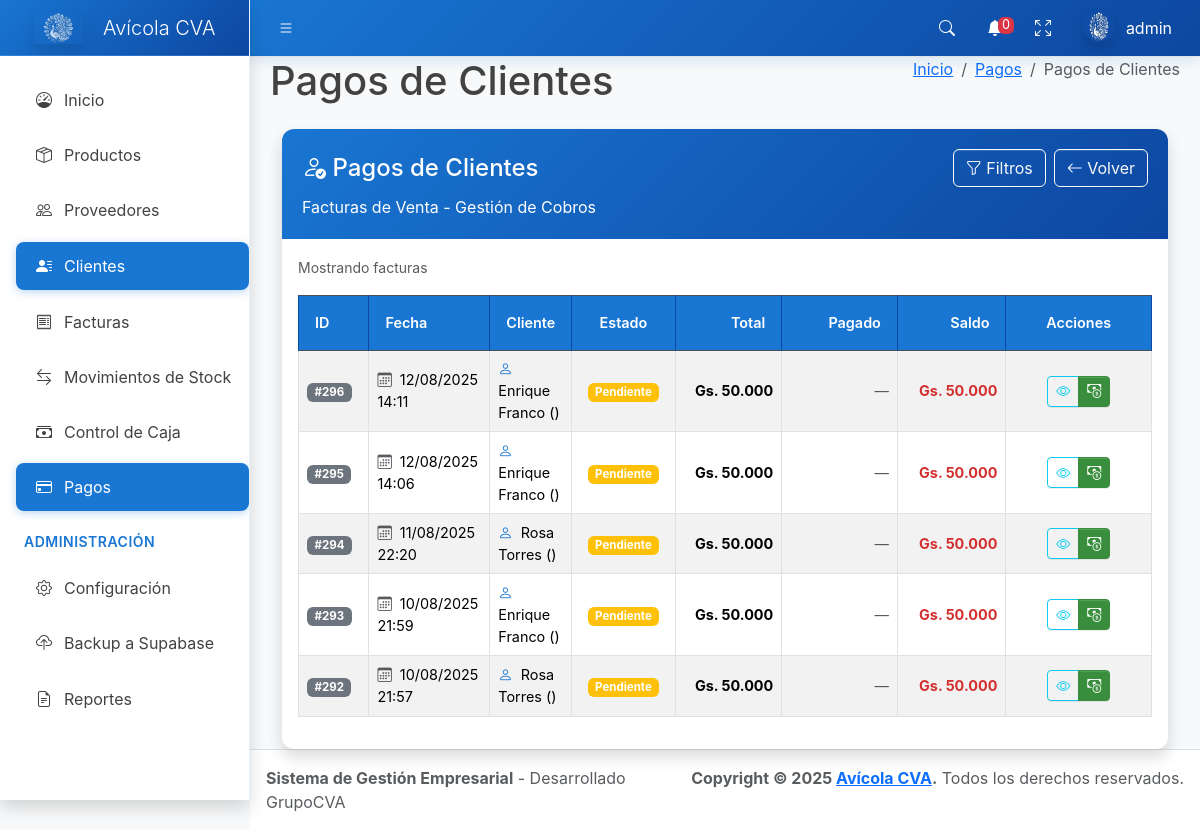
The page /pagos/clientes/ (signed in) on the database as committed earlier.
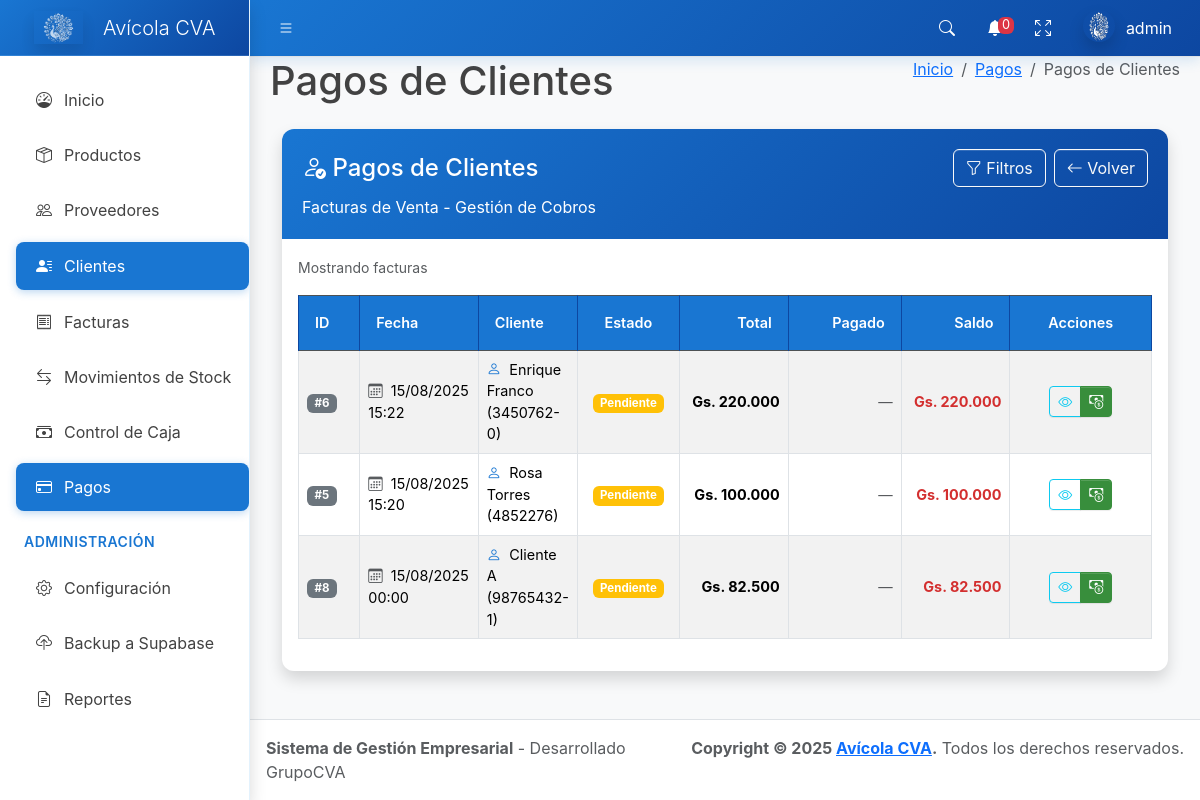
The same page on the database as committed later.
### core/models.py (models this page shows, shortened)
class Factura(models.Model):
    TIPO_CHOICES = [
        ('compra', 'Compra'),
        ('venta', 'Venta'),
    ]
    ESTADO_CHOICES = [
        ('pendiente', 'Pendiente'),
        ('pagada', 'Pagada'),
        ('anulada', 'Anulada'),
    ]
    tipo = models.CharField(max_length=10, choices=TIPO_CHOICES, default='compra')
    numero = models.CharField(max_length=20)
    fecha = models.DateTimeField(default=timezone.now)
    proveedor = models.ForeignKey(Proveedor, on_delete=models.PROTECT, null=True, blank=True)
    cliente = models.ForeignKey(Cliente, on_delete=models.PROTECT, null=True, blank=True)
    subtotal = models.IntegerField()
    iva = models.IntegerField()
    total = models.IntegerField()
    estado = models.CharField(max_length=10, choices=ESTADO_CHOICES, default='pendiente')
    observacion = models.TextField(blank=True, null=True)
    fecha_creacion = models.DateTimeField(auto_now_add=True)
    usuario = models.ForeignKey(User, on_delete=models.PROTECT)
    class Meta:
        verbose_name = 'Factura'
        verbose_name_plural = 'Facturas'
        ordering = ['-fecha']
        unique_together = ['tipo', 'numero']
    @property
    def total_pagado(self):
        return sum(pago_factura.monto for pago_factura in self.pagos_facturas.all())
    @property
    def saldo_pendiente(self):
        return self.total - self.total_pagado

class Cliente(models.Model):
    nombre = models.CharField(max_length=200)
    ruc = models.CharField(max_length=20, unique=True)
    telefono = models.CharField(max_length=20)
    email = models.EmailField()
    saldo = models.IntegerField(default=0)
    activo = models.BooleanField(default=True)
    fecha_creacion = models.DateTimeField(auto_now_add=True)
    class Meta:
        verbose_name = 'Cliente'
        verbose_name_plural = 'Clientes'
        ordering = ['nombre']
    def __str__(self):
        return f'{self.nombre} ({self.ruc})'

### core/views_pagos.py (the view)
# urls.py: path('pagos/clientes/', views_pagos.pagos_clientes_list, name='pagos_clientes_list'),
@login_required
def pagos_clientes_list(request):
    facturas_venta = Factura.objects.filter(
        tipo='venta'
    ).select_related('cliente').prefetch_related('pagos_facturas').order_by('-fecha')
    q = request.GET.get('q', '')
    estado = request.GET.get('estado', '')
    desde = request.GET.get('desde', '')
    hasta = request.GET.get('hasta', '')
    if q:
        facturas_venta = facturas_venta.filter(
            Q(cliente__nombre__icontains=q) |
            Q(numero__icontains=q) |
            Q(cliente__ruc__icontains=q)
        )
    if estado:
        facturas_venta = facturas_venta.filter(estado=estado)
    if desde:
        facturas_venta = facturas_venta.filter(fecha__date__gte=desde)
    if hasta:
        facturas_venta = facturas_venta.filter(fecha__date__lte=hasta)
    paginator = Paginator(facturas_venta, 20)
    page_number = request.GET.get('page')
    page_obj = paginator.get_page(page_number)
    context = {
        'facturas': page_obj,
        'tipo': 'venta',
        'titulo': 'Pagos de Clientes',
        'subtitulo': 'Facturas de Venta - Gestión de Cobros',
    }
    return render(request, 'pagos_list.html', context)

### core/context_processors.py (called while the page is built)
def configuracion_global(request):
    if not request.user.is_authenticated:
        return {}
    try:
        tema_actual = ConfiguracionSistema.get_valor('tema_visual', 'azul')
        return {
            'configuracion_global': {
                'tema_visual': tema_actual
            },
            'tema_actual': tema_actual
        }
    except:
        return {
            'configuracion_global': {
                'tema_visual': 'azul'
            },
            'tema_actual': 'azul'
        }

### core/models.py (called while the page is built)
    @classmethod
    def get_valor(cls, clave, valor_por_defecto=None):
        try:
            config = cls.objects.get(clave=clave, activo=True)
            return config.valor
        except cls.DoesNotExist:
            return valor_por_defecto

### core/templatetags/custom_filters.py (called while the page is built)
@register.filter
def intcomma_dot(value):
    try:
        if value is None:
            return '0'
        num_str = str(int(value))
        result = ''
        for i, digit in enumerate(reversed(num_str)):
            if i > 0 and i % 3 == 0:
                result = '.' + result
            result = digit + result
        return result
    except (ValueError, TypeError):
        return str(value) if value is not None else '0'

### templates/pagos_list.html (shortened to what the changed rows need)
{% extends 'base.html' %}
{% load humanize custom_filters %}
{% block page_title %}{{ titulo }}{% endblock %}
{% block content %}
<div class="container-fluid mt-4">
  <div class="card shadow">
    <div class="card-body">
      <div class="table-responsive">
        <table class="table table-striped table-hover table-bordered">
          <thead class="table-dark">
            <tr>
              <th style="width: 80px;">ID</th>
              <th style="width: 150px;">Fecha</th>
              <th style="width: auto;">{% if tipo == 'venta' %}Cliente{% else %}Proveedor{% endif %}</th>
              <th style="width: 120px;" class="text-center">Estado</th>
              <th style="width: 150px;" class="text-end">Total</th>
              <th style="width: 150px;" class="text-end">Pagado</th>
              <th style="width: 150px;" class="text-end">Saldo</th>
              <th style="width: 200px;" class="text-center">Acciones</th>
            </tr>
          </thead>
          <tbody>
            {% for factura in facturas %}
            <tr class="align-middle">
              <td style="width: 80px;">
                <span class="badge bg-secondary">#{{ factura.id }}</span>
              </td>
              <td style="width: 150px;">
                <i class="bi bi-calendar3 text-muted me-1"></i>
                {{ factura.fecha|date:'d/m/Y H:i' }}
              </td>
              <td style="width: auto;">
                {% if tipo == 'venta' %}
                  <i class="bi bi-person text-primary me-1"></i>
                  {{ factura.cliente }}
                {% else %}
                  <i class="bi bi-truck text-danger me-1"></i>
                  {{ factura.proveedor }}
                {% endif %}
              </td>
              <td style="width: 120px;" class="text-center">
                <span class="badge bg-{% if factura.estado == 'pagada' %}success{% elif factura.estado == 'anulada' %}danger{% else %}warning{% endif %}">
                  {{ factura.get_estado_display }}
                </span>
              </td>
              <td style="width: 150px;" class="text-end">
                {% if factura.total > 0 %}
                  <span class="fw-bold">Gs. {{ factura.total|floatformat:0|intcomma_dot }}</span>
                {% else %}
                  <span class="text-muted">—</span>
                {% endif %}
              </td>
              <td style="width: 150px;" class="text-end">
                {% if factura.total_pagado > 0 %}
                  <span class="text-success">Gs. {{ factura.total_pagado|floatformat:0|intcomma_dot }}</span>
                {% else %}
                  <span class="text-muted">—</span>
                {% endif %}
              </td>
              <td style="width: 150px;" class="text-end">
                {% if factura.saldo_pendiente > 0 %}
                  <span class="text-danger fw-bold">Gs. {{ factura.saldo_pendiente|floatformat:0|intcomma_dot }}</span>
                {% else %}
                  <span class="text-success">—</span>
                {% endif %}
              </td>
              <td style="width: 200px;" class="text-center">
                <div class="btn-group" role="group">
                  <a href="{% url 'factura_ver' factura.pk %}" class="btn btn-outline-info btn-sm" title="Ver detalles">
                    <i class="bi bi-eye"></i>
                  </a>
                  {% if factura.saldo_pendiente > 0 %}
                    <a href="{% url 'factura_pagos' factura.pk %}"
                       class="btn {% if tipo == 'venta' %}btn-success{% else %}btn-warning{% endif %} btn-sm"
                       title="{% if tipo == 'venta' %}Cobrar factura{% else %}Pagar factura{% endif %}">
                      <i class="bi {% if tipo == 'venta' %}bi-cash-coin{% else %}bi-credit-card{% endif %}"></i>
                    </a>
                  {% endif %}
                </div>
              </td>
            </tr>
            {% endfor %}
          </tbody>
        </table>
      </div>
    </div>
  </div>
</div>
{% endblock %}

Rows that differ between the two databases and show on the page:
removed Factura: id "296", fecha "12/08/2025 14:11", cliente "Enrique Franco ()", estado "Pendiente", total "50.000", saldo_pendiente "50.000"
removed Factura: id "295", fecha "12/08/2025 14:06", cliente "Enrique Franco ()", estado "Pendiente", total "50.000", saldo_pendiente "50.000"
removed Factura: id "294", fecha "11/08/2025 22:20", cliente "Rosa Torres ()", estado "Pendiente", total "50.000", saldo_pendiente "50.000"
removed Factura: id "293", fecha "10/08/2025 21:59", cliente "Enrique Franco ()", estado "Pendiente", total "50.000", saldo_pendiente "50.000"
removed Factura: id "292", fecha "10/08/2025 21:57", cliente "Rosa Torres ()", estado "Pendiente", total "50.000", saldo_pendiente "50.000"
added Factura: id "6", fecha "15/08/2025 15:22", cliente "Enrique Franco (3450762-0)", estado "Pendiente", total "220.000", saldo_pendiente "220.000"
added Factura: id "5", fecha "15/08/2025 15:20", cliente "Rosa Torres (4852276)", estado "Pendiente", total "100.000", saldo_pendiente "100.000"
added Factura: id "8", fecha "15/08/2025 00:00", cliente "Cliente A (98765432-1)", estado "Pendiente", total "82.500", saldo_pendiente "82.500"
